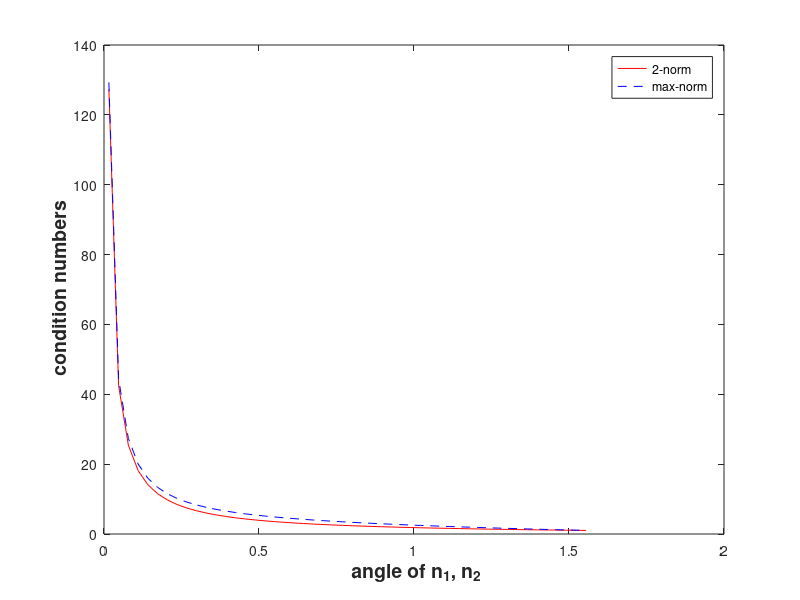

This chart was generated by the following MATLAB code:
r = [];
for phi=pi/200:pi/100:pi/2
    A = [1,cos(phi); 0,sin(phi)];
    r = [r; phi, cond(A),cond(A,'inf')];
end
plot(r(:,1),r(:,2),'r-', r(:,1),r(:,3),'b--');
xlabel('{\bf angle of n_1, n_2}','fontsize',14);
ylabel('{\bf condition numbers}','fontsize',14);
legend('2-norm','max-norm');
print -depsc2 '../PICTURES/linesec.eps';
